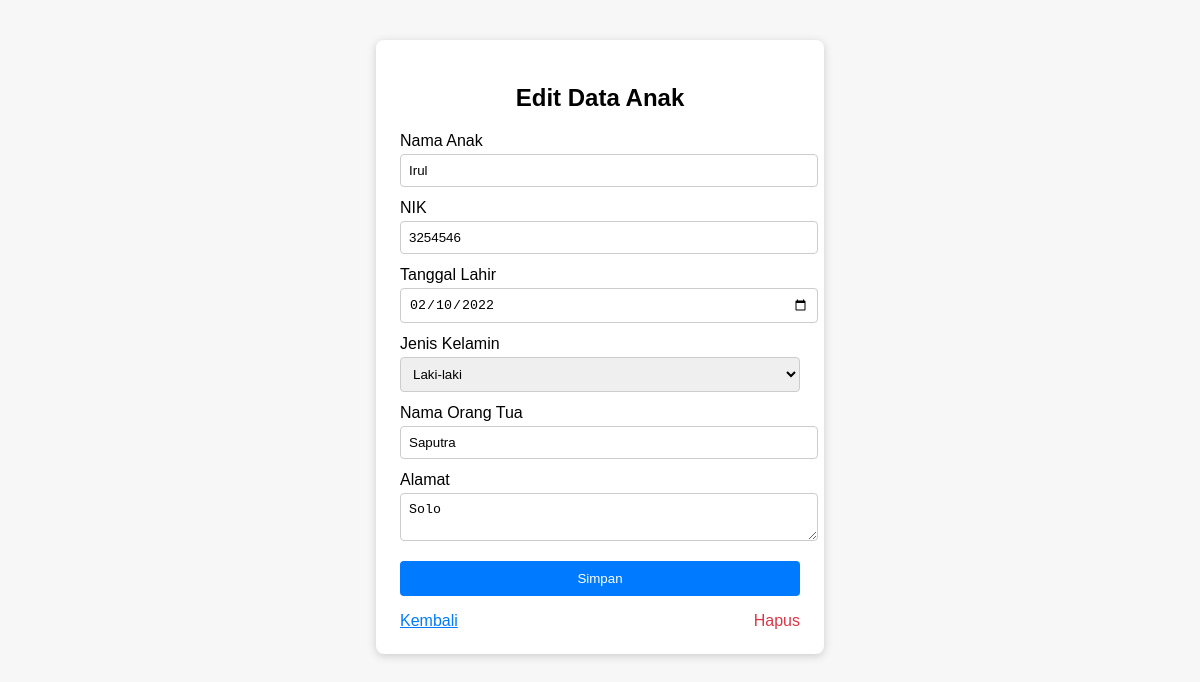
The app's page /edit_anak.php?id=10 (signed in) with its own data.
### tables this page shows
CREATE TABLE `anak` (
  `id` int NOT NULL,
  `id_orangtua` int DEFAULT NULL,
  `nama` varchar(100) NOT NULL,
  `nik` varchar(30) DEFAULT NULL,
  `tanggal_lahir` date DEFAULT NULL,
  `jenis_kelamin` enum('Laki-laki','Perempuan') NOT NULL,
  `nama_ortu` varchar(100) DEFAULT NULL,
  `alamat` text
);

### edit_anak.php (the view, shortened to what this page needs)
<?php
require_once 'db.php';
$id = intval($_GET['id']);
$result = $conn->query("SELECT * FROM anak WHERE id = $id");
$data = $result->fetch_assoc();
?>
<!DOCTYPE html>
<html lang="id">
<head>
</head>
<body>
  <div class="container">
    <h2>Edit Data Anak</h2>
    <form method="POST">
      <label for="nama">Nama Anak</label>
      <input type="text" id="nama" name="nama" value="<?= htmlspecialchars($data['nama']) ?>" required>
      <label for="nik">NIK</label>
      <input type="text" id="nik" name="nik" value="<?= htmlspecialchars($data['nik']) ?>" required>
      <label for="tanggal_lahir">Tanggal Lahir</label>
      <input type="date" id="tanggal_lahir" name="tanggal_lahir" value="<?= htmlspecialchars($data['tanggal_lahir']) ?>" required>
      <label for="jenis_kelamin">Jenis Kelamin</label>
      <select id="jenis_kelamin" name="jenis_kelamin" required>
        <option value="Laki-laki" <?= $data['jenis_kelamin'] === 'Laki-laki' ? 'selected' : '' ?>>Laki-laki</option>
      </select>
      <label for="nama_ortu">Nama Orang Tua</label>
      <input type="text" id="nama_ortu" name="nama_ortu" value="<?= htmlspecialchars($data['nama_ortu']) ?>" required>
      <label for="alamat">Alamat</label>
      <textarea id="alamat" name="alamat" required><?= htmlspecialchars($data['alamat']) ?></textarea>
      <button type="submit">Simpan</button>
    </form>
    <div class="actions">
      <a href="anak.php" style="color:#007bff;">Kembali</a>
      <a href="anak.php?hapus=<?= $data['id'] ?>" class="delete-link" onclick="return confirm('Yakin ingin menghapus data ini?')">Hapus</a>
    </div>
  </div>
</body>
</html>

### edit_anak.php (style rules this page uses)
body { font-family: Arial, sans-serif; background: #f7f7f7; }
.container { max-width: 400px; margin: 40px auto; background: #fff; padding: 24px; border-radius: 8px; box-shadow: 0 2px 8px #ccc; }
h2 { text-align: center; }
label { display: block; margin-top: 12px; }
input[type="text"], input[type="date"], select, textarea { width: 100%; padding: 8px; margin-top: 4px; border: 1px solid #ccc; border-radius: 4px; }
textarea { resize: vertical; }
button { margin-top: 16px; width: 100%; padding: 10px; background: #007bff; color: #fff; border: none; border-radius: 4px; cursor: pointer; }
.actions { display: flex; justify-content: space-between; align-items: center; margin-top: 16px; }
.delete-link { color: #dc3545; text-decoration: none; }

### records on screen
anak: nama "Irul", nik "3254546", tanggal_lahir "02/10/2022", jenis_kelamin "Laki-laki", nama_ortu "Saputra", alamat "Solo"
